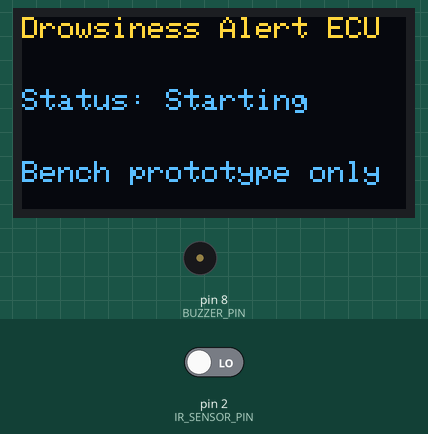
The sketch below on a simulated Arduino Uno, built with avr-gcc and run on an emulated ATmega328P. On the bench: 128×64 one-colour display, buzzer (waves = sounding, pin HIGH). The test bench sets the inputs (shaded band); at power-on: pin 2 (IR_SENSOR_PIN) LOW. The OLED is the two-colour kind (top 16 rows yellow); what the sketch prints to the serial monitor is not drawn.

Above: at 1.2 s.
1.3 s: pin 2 (IR_SENSOR_PIN) driven HIGH
At 3.7 s:
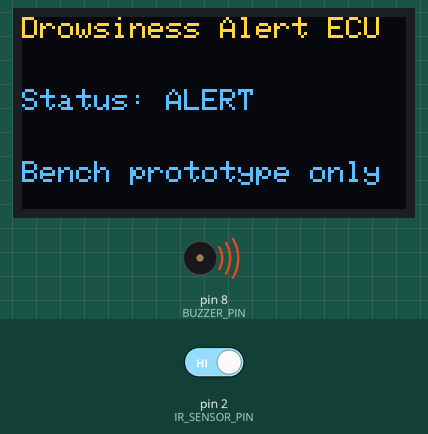
4.3 s: pin 2 (IR_SENSOR_PIN) driven LOW
At 4.9 s:
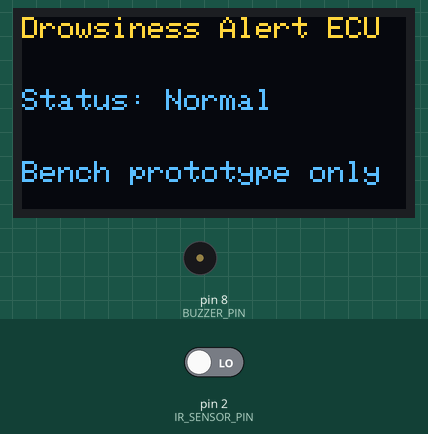
Timing chart, 0 to 7.3 s (numbered marks = the images above; inputs shaded):
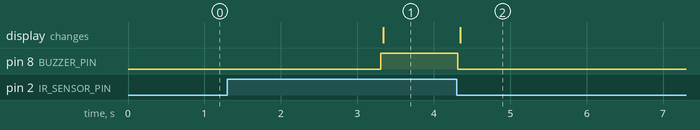

Measured:
- after the input at 1.3 s, pin 8 (BUZZER_PIN): LOW → HIGH after 2.0 s; the display: changes after 2.0 s (image 1)
- after the input at 4.3 s, pin 8 (BUZZER_PIN): HIGH → LOW at once; the display: changes after 0.05 s (image 2)

The sketch:

driver_drowsiness_alert.ino
```cpp
/*
 * Driver Drowsiness Alert ECU - starter firmware
 * Target: Arduino UNO + digital-output IR eye-blink sensor + buzzer.
 * Optional display: I2C SSD1306 128x64 OLED at address 0x3C.
 *
 * Assumed wiring:
 * IR sensor OUT -> D2; buzzer signal -> D8; OLED SDA -> A4, SCL -> A5.
 * Verify whether your sensor output is active LOW or active HIGH.
 *
 * Libraries: Adafruit GFX, Adafruit SSD1306.
 * This is an educational prototype, not a certified driver-safety device.
 * Test only on a bench. Never test while driving or rely on it to decide
 * whether it is safe to drive.
 */

#include <Wire.h>
#include <Adafruit_GFX.h>
#include <Adafruit_SSD1306.h>

#define IR_SENSOR_PIN 2
#define BUZZER_PIN 8
#define OLED_WIDTH 128
#define OLED_HEIGHT 64
#define OLED_RESET -1
#define OLED_ADDRESS 0x3C

// Set to LOW if the sensor output goes LOW when the configured
// detected state is present. Verify the actual module output on a bench.
const uint8_t EYE_CLOSED_LEVEL = HIGH;
const unsigned long ALERT_AFTER_MS = 2000;
const unsigned long SENSOR_SAMPLE_MS = 20;

Adafruit_SSD1306 display(OLED_WIDTH, OLED_HEIGHT, &Wire, OLED_RESET);

unsigned long closedSinceMs = 0;
unsigned long lastSampleMs = 0;
bool alertActive = false;
bool displayAvailable = false;

void updateDisplay(const char *status) {
  if (!displayAvailable) return;

  display.clearDisplay();
  display.setTextColor(SSD1306_WHITE);
  display.setTextSize(1);
  display.setCursor(0, 0);
  display.println(F("Drowsiness Alert ECU"));
  display.setCursor(0, 24);
  display.print(F("Status: "));
  display.println(status);
  display.setCursor(0, 48);
  display.println(F("Bench prototype only"));
  display.display();
}

void setup() {
  pinMode(IR_SENSOR_PIN, INPUT);
  pinMode(BUZZER_PIN, OUTPUT);
  digitalWrite(BUZZER_PIN, LOW);
  Serial.begin(9600);

  displayAvailable = display.begin(SSD1306_SWITCHCAPVCC, OLED_ADDRESS);
  if (!displayAvailable) {
    Serial.println(F("OLED not found; continuing without display."));
  } else {
    updateDisplay("Starting");
  }

  Serial.println(F("Drowsiness ECU ready. Verify sensor polarity."));
}

void loop() {
  const unsigned long now = millis();
  if (now - lastSampleMs < SENSOR_SAMPLE_MS) return;
  lastSampleMs = now;

  const bool detectedState = (digitalRead(IR_SENSOR_PIN) == EYE_CLOSED_LEVEL);

  if (detectedState) {
    if (closedSinceMs == 0) closedSinceMs = now;
    alertActive = (now - closedSinceMs >= ALERT_AFTER_MS);
  } else {
    closedSinceMs = 0;
    alertActive = false;
  }

  digitalWrite(BUZZER_PIN, alertActive ? HIGH : LOW);

  static bool previousAlert = false;
  if (alertActive != previousAlert) {
    Serial.println(alertActive ? F("ALERT: prolonged sensor state")
                               : F("INFO: sensor state recovered"));
    previousAlert = alertActive;
    updateDisplay(alertActive ? "ALERT" : "Normal");
  }
}
```
